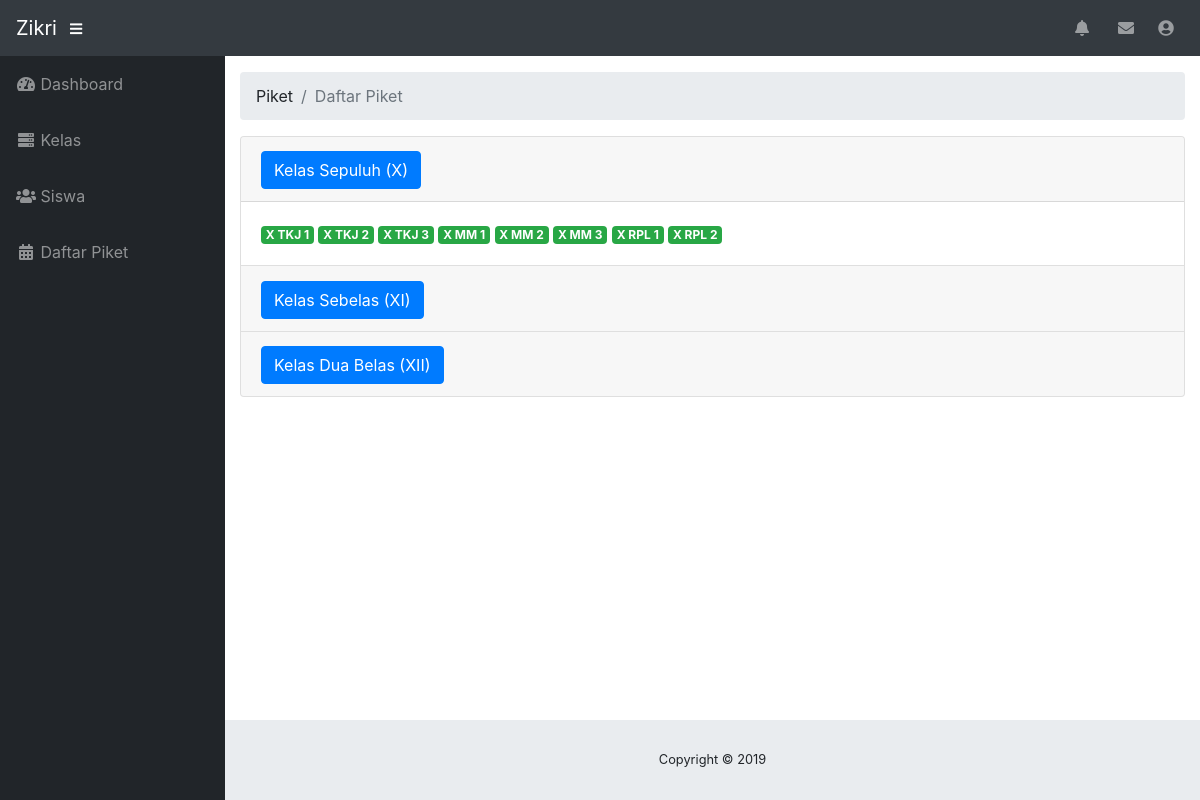
/petugas/index.php?p=piket (signed in), run on the app's committed database.
### tables this page shows
CREATE TABLE `kelas` (
  `id_kelas` int(11) NOT NULL,
  `nama_kelas` varchar(50) NOT NULL,
  `kelas` enum('X','XI','XII') NOT NULL
);

### petugas/piket.php (the view, shortened to what this page needs)
<ol class="breadcrumb">
  <li class="breadcrumb-item">Piket</li>
  <li class="breadcrumb-item active">Daftar Piket</li>
</ol>
<div class="accordion" id="accordionExample">
  <div class="card">
    <div class="card-header" id="headingOne">
      <h2 class="mb-0">
        <button class="btn btn-primary" type="button" data-toggle="collapse" data-target="#collapseOne" aria-expanded="true" aria-controls="collapseOne">
          Kelas Sepuluh (X)
        </button>
      </h2>
    </div>
    <div id="collapseOne" class="collapse show" aria-labelledby="headingOne" data-parent="#accordionExample">
      <div class="card-body">
        <?php
          $query = mysqli_query($koneksi, "SELECT * FROM kelas WHERE kelas='X' ");
          $cek = mysqli_num_rows($query);
          if ($cek > 0) {
            while ($data = mysqli_fetch_array($query)) {
              ?>
              <a href="index.php?p=daftar_piket&nama_kelas=<?php echo $data['nama_kelas'] ?>" class="badge badge-success"><?php echo $data['nama_kelas'] ?></a>
              <?php
            }
          }else{
            ?>
            <label class="badge badge-warning">Data siswa tidak ada!</label>
            <?php
          }
         ?>
      </div>
    </div>
  </div>
  <div class="card">
    <div class="card-header" id="headingTwo">
      <h2 class="mb-0">
        <button class="btn btn-primary collapsed" type="button" data-toggle="collapse" data-target="#collapseTwo" aria-expanded="false" aria-controls="collapseTwo">
          Kelas Sebelas (XI)
        </button>
      </h2>
    </div>
  </div>
  <div class="card">
    <div class="card-header" id="headingThree">
      <h2 class="mb-0">
        <button class="btn btn-primary collapsed" type="button" data-toggle="collapse" data-target="#collapseThree" aria-expanded="false" aria-controls="collapseThree">
          Kelas Dua Belas (XII)
        </button>
      </h2>
    </div>
  </div>
</div>

### data on the page
kelas: nama_kelas "X TKJ 1"
kelas: nama_kelas "X TKJ 2"
kelas: nama_kelas "X TKJ 3"
kelas: nama_kelas "X MM 1"
kelas: nama_kelas "X MM 2"
kelas: nama_kelas "X MM 3"
kelas: nama_kelas "X RPL 1"
kelas: nama_kelas "X RPL 2"

### other printed values
$_SESSION['data']['nama_petugas'] "Zikri"
